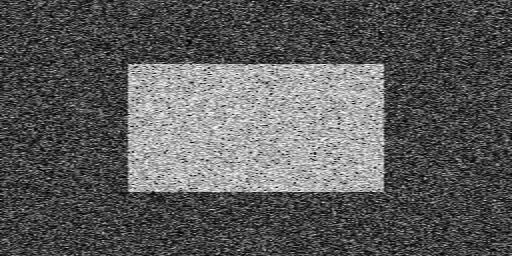
#> input picture Noisy.png, 512 x 256 px
$ python 3_4_Filters2.py   (older library calls are emulated)
#> lines starting #> are read from the running program, lines starting #| are printed output that depends on the picture; after the words box and inside, x2 and y2 are one past the last pixel; in counts of white or black regions, pixels touching at a corner belong together
import cv2
import numpy as np
from matplotlib import pyplot as plt

img = cv2.imread('Noisy.png',0)
#> img is the input picture: shape (256, 512); min 0, max 254, mean 91
#img = cv2.imread('Blob003.bmp',0)

kernel = np.ones((3,3),np.uint8)

ret,thresh1 = cv2.threshold(img,127,255,cv2.THRESH_BINARY)
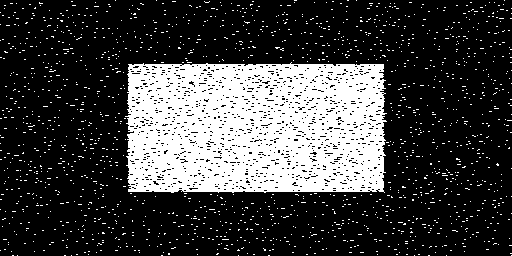
#> thresh1: shape (256, 512); 25.3% white; 1632 white regions (1631 under 20 px), largest, box (x1, y1, x2, y2) and area: (125, 62, 387, 193) 29976
erosion  = cv2.erode(thresh1,kernel,iterations=1)
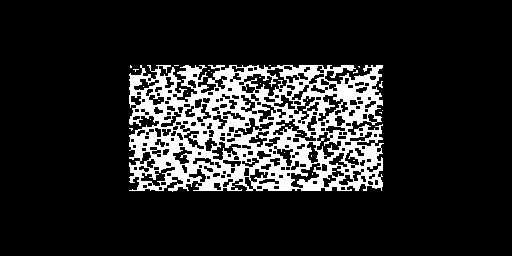
#> erosion: shape (256, 512); 14.3% white; 26 white regions (25 under 20 px), largest, box (x1, y1, x2, y2) and area: (129, 65, 384, 192) 18614
dilation = cv2.dilate(erosion,kernel,iterations=3)
#> dilation: shape (256, 512); 26.1% white; 1 white region, box (x1, y1, x2, y2) and area: (126, 62, 387, 195) 34225
dilation = cv2.erode(dilation,kernel,iterations=1)
#> dilation: shape (256, 512); 25.5% white; 1 white region, box (x1, y1, x2, y2) and area: (127, 63, 386, 194) 33391
dilation = cv2.dilate(dilation,kernel,iterations=3)
#> dilation: shape (256, 512); 27.4% white; 1 white region, box (x1, y1, x2, y2) and area: (124, 60, 389, 197) 35889
dilation = cv2.erode(dilation,kernel,iterations=1)
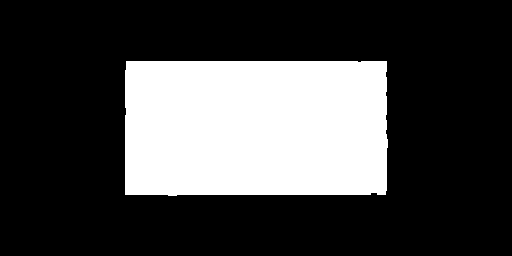
#> dilation: shape (256, 512); 26.8% white; 1 white region, box (x1, y1, x2, y2) and area: (125, 61, 388, 196) 35073
dilation = cv2.dilate(dilation,kernel,iterations=2)
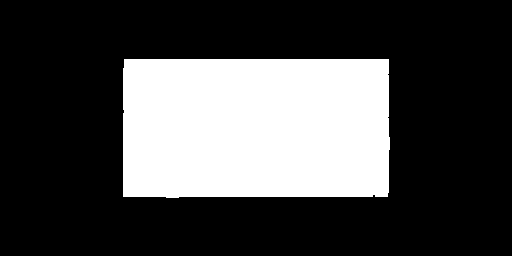
#> dilation: shape (256, 512); 28% white; 1 white region, box (x1, y1, x2, y2) and area: (123, 59, 390, 198) 36712
dilation = cv2.erode(dilation,kernel,iterations=1)
#> dilation: shape (256, 512); 27.4% white; 1 white region, box (x1, y1, x2, y2) and area: (124, 60, 389, 197) 35894
dilation = cv2.dilate(dilation,kernel,iterations=2)
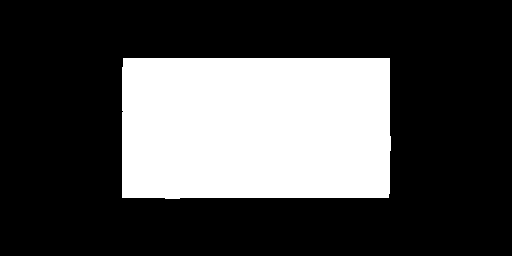
#> dilation: shape (256, 512); 28.6% white; 1 white region, box (x1, y1, x2, y2) and area: (122, 58, 391, 199) 37536

#FilterI = img
FilterI = dilation

sobelx = cv2.Sobel(FilterI,cv2.CV_64F,1,0,ksize=5)
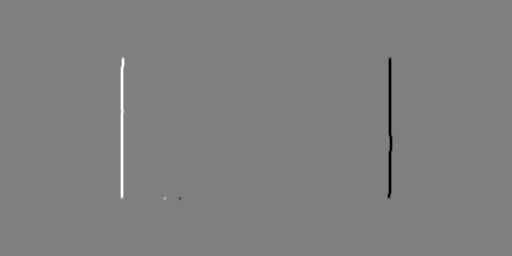
#> sobelx: shape (256, 512) float64; min -12240, max 12240, mean 0; drawn with min black and max white
sobely = cv2.Sobel(FilterI,cv2.CV_64F,0,1,ksize=5)
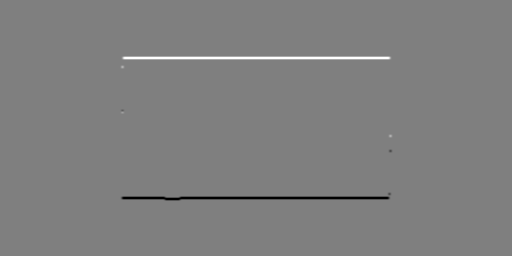
#> sobely: shape (256, 512) float64; min -12240, max 12240, mean 0; drawn with min black and max white

titles = ['Original Image', 'Filtered image',
            'Gx', 'Gy']

images = [img, FilterI, sobelx, sobely]

for i in range(4):
    plt.subplot(2,2,i+1),plt.imshow(images[i],'gray')
    plt.title(titles[i])
    plt.xticks([]),plt.yticks([])
plt.show()

cv2.waitKey(0)
cv2.destroyAllWindows()
